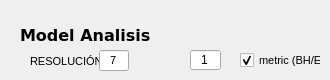
          <widget class="QWidget" name="tab_9">
           <attribute name="title">
            <string>Preprocess</string>
           </attribute>
           <widget class="QLabel" name="label_15">
            <property name="geometry">
             <rect>
              <x>20</x>
              <y>20</y>
              <width>241</width>
              <height>31</height>
             </rect>
            </property>
            <property name="font">
             <font>
              <family>Verdana</family>
              <pointsize>12</pointsize>
              <weight>75</weight>
              <bold>true</bold>
             </font>
            </property>
            <property name="text">
             <string>Model Analisis</string>
            </property>
           </widget>
           <widget class="QLineEdit" name="sceneScale">
            <property name="geometry">
             <rect>
              <x>190</x>
              <y>50</y>
              <width>31</width>
              <height>20</height>
             </rect>
            </property>
            <property name="text">
             <string>1</string>
            </property>
            <property name="alignment">
             <set>Qt::AlignCenter</set>
            </property>
           </widget>
           <widget class="QLabel" name="label_4">
            <property name="geometry">
             <rect>
              <x>30</x>
              <y>51</y>
              <width>80</width>
              <height>20</height>
             </rect>
            </property>
            <property name="font">
             <font>
              <pointsize>8</pointsize>
              <weight>50</weight>
              <bold>false</bold>
             </font>
            </property>
            <property name="text">
             <string>RESOLUCIÓN</string>
            </property>
           </widget>
           <widget class="QLineEdit" name="gridResolutionIn">
            <property name="geometry">
             <rect>
              <x>99</x>
              <y>50</y>
              <width>30</width>
              <height>21</height>
             </rect>
            </property>
            <property name="font">
             <font>
              <pointsize>8</pointsize>
             </font>
            </property>
            <property name="text">
             <string>7</string>
            </property>
            <property name="alignment">
             <set>Qt::AlignCenter</set>
            </property>
           </widget>
           <widget class="QCheckBox" name="metricUsedCheck">
            <property name="geometry">
             <rect>
              <x>240</x>
              <y>50</y>
              <width>81</width>
              <height>20</height>
             </rect>
            </property>
            <property name="font">
             <font>
              <pointsize>8</pointsize>
             </font>
            </property>
            <property name="text">
             <string>metric (BH/E)</string>
            </property>
            <property name="checked">
             <bool>true</bool>
            </property>
           </widget>
          </widget>
